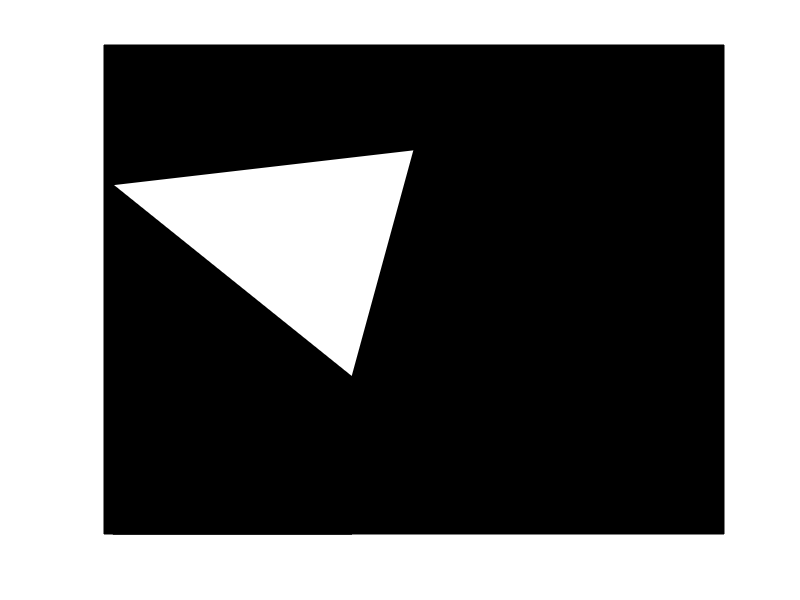

The MATLAB source for this figure:
% function plot_triangle(xt,yt,length)

xt = [2;70;56];
yt = [100;110;45];
 
length = 140;
% Triangle is defined by 3 points
% point A1 : xt(1),yt(1)
% point A2 : xt(2),yt(2)
% point A3 : xt(3),yt(3)

% length : simple case where the image is a square of length "length".

% exemple :
% x = [2;70;56];
% y = [100;110;45];
% plot_triangle(x,y,140)

% check which point has the highest y-coordinate
[c,i]=max(yt);

% re-arrange the coordinates data with y(1)=yt(i)
% point B1 : x(1),y(1)
% point B2 : x(2),y(2)
% point B3 : x(3),y(3)

if i==1
    x=xt;
    y=yt;
elseif i==2
    x(1)=xt(2);
    y(1)=yt(2);
    x(2)=xt(1);
    y(2)=yt(1);
    x(3)=xt(3);
    y(3)=yt(3);
elseif i==3
    x(1)=xt(3);
    y(1)=yt(3);
    x(2)=xt(1);
    y(2)=yt(1);
    x(3)=xt(2);
    y(3)=yt(2);
end

% set a black background to the image 

xx(1) = 0;
yy(1) = length;
xx(2) = length;
yy(2) = length;

area(xx,yy,'FaceColor','k','EdgeColor','k')

hold on

% plot of the first area defined by the segment [B2B1] and [B1B3] 
% color white

xx(1) = x(2);
yy(1) = y(2);
xx(2) = x(1);
yy(2) = y(1);
xx(3) = x(3);
yy(3) = y(3);

area(xx,yy,'FaceColor','w','EdgeColor','k')

hold on

% plot of the first area defined by the segment [B2B3] 
% color black

xx(1) = x(2);
yy(1) = y(2);
xx(2) = x(3);
yy(2) = y(3);

area(xx,yy,'FaceColor','k','EdgeColor','k')

% size of the image
xlim([0 length])
ylim([0 length])

box off
axis off

% end


%%%%%%%%%%%%